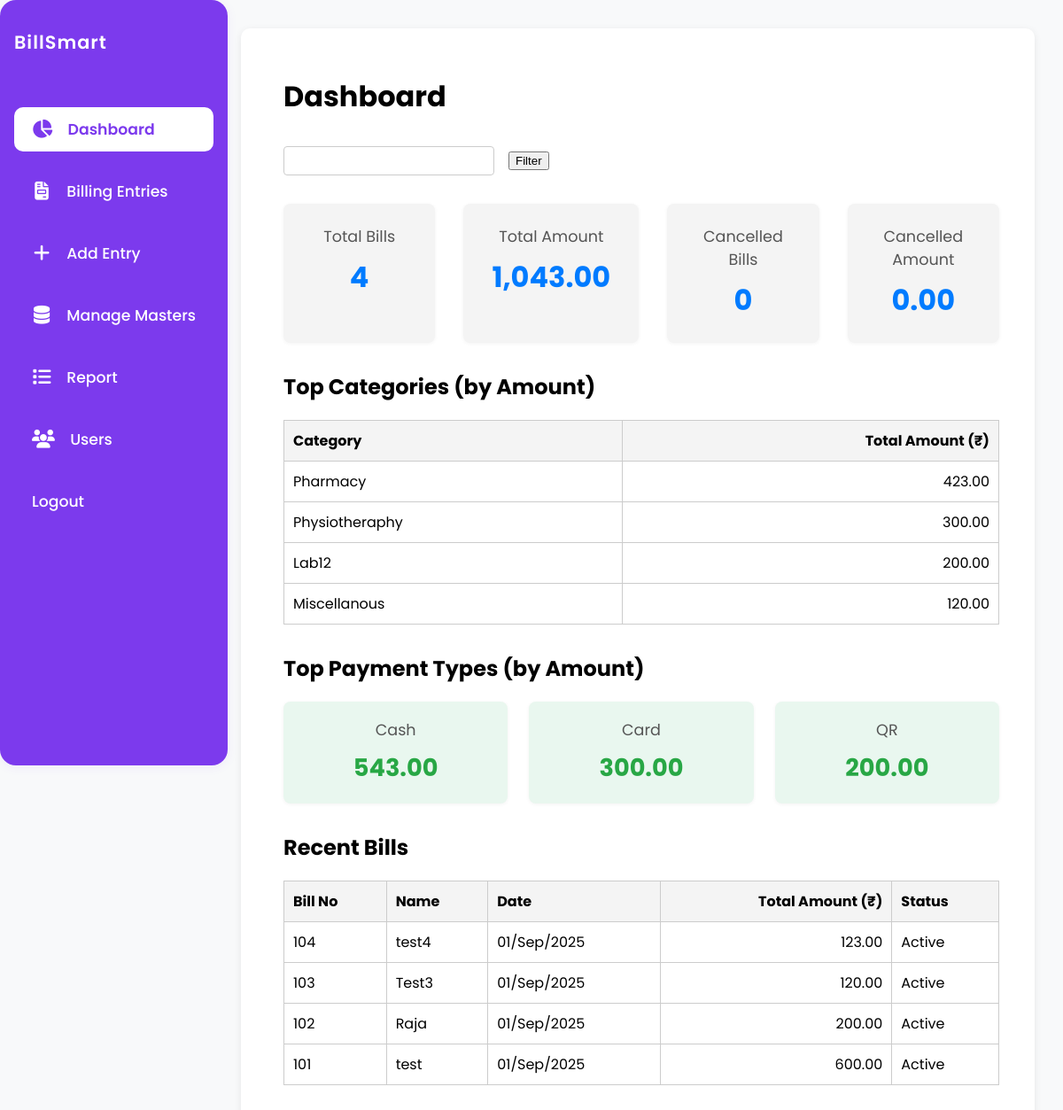
The page /dashboard (signed in) on the database its author committed.
### app.py (models this page shows)
class Category(db.Model):
    id = db.Column(db.Integer, primary_key=True)
    name = db.Column(db.String(100), unique=True, nullable=False)

class HeaderEntry(db.Model):
    id = db.Column(db.Integer, primary_key=True)
    op_bill_no = db.Column(db.String(50), nullable=False)
    patient_name = db.Column(db.String(100), nullable=False)
    date = db.Column(db.Date, nullable=False)
    is_cancelled = db.Column(db.Boolean, default=False, nullable=False)
    created_at = db.Column(db.DateTime, default=lambda: datetime.now(IST), nullable=False)
    updated_at = db.Column(db.DateTime, default=lambda: datetime.now(IST), onupdate=lambda: datetime.now(IST), nullable=False)
    notes = db.Column(db.String(255), nullable=True)
    details = db.relationship('DetailsEntry', backref='header', lazy=True)

### app.py (the view)
@app.route('/dashboard')
@login_required
def dashboard():
    from datetime import datetime
    today_str = datetime.now().strftime('%Y-%m-%d')
    from_date = request.args.get('from_date', today_str)
    to_date = request.args.get('to_date', today_str)
    from_dt = datetime.strptime(from_date, '%Y-%m-%d').date()
    to_dt = datetime.strptime(to_date, '%Y-%m-%d').date()
    headers_query = HeaderEntry.query.filter(HeaderEntry.date >= from_dt, HeaderEntry.date <= to_dt)
    total_bills = headers_query.count()
    total_amount = db.session.query(db.func.sum(DetailsEntry.amount)).join(HeaderEntry).filter(HeaderEntry.date >= from_dt, HeaderEntry.date <= to_dt, HeaderEntry.is_cancelled == False).scalar() or 0.0
    cancelled_bills = headers_query.filter(HeaderEntry.is_cancelled == True).count()
    cancelled_amount = db.session.query(db.func.sum(DetailsEntry.amount)).join(HeaderEntry).filter(HeaderEntry.date >= from_dt, HeaderEntry.date <= to_dt, HeaderEntry.is_cancelled == True).scalar() or 0.0
    top_cat_query = db.session.query(Category.name, db.func.sum(DetailsEntry.amount))\
        .join(DetailsEntry, DetailsEntry.category_id == Category.id)\
        .join(HeaderEntry, DetailsEntry.header_id == HeaderEntry.id)\
        .filter(HeaderEntry.date >= from_dt, HeaderEntry.date <= to_dt, HeaderEntry.is_cancelled == False)\
        .group_by(Category.name)\
        .order_by(db.func.sum(DetailsEntry.amount).desc())\
        .limit(5).all()
    top_categories = [(cat, amt or 0.0) for cat, amt in top_cat_query]
    top_pay_query = db.session.query(PaymentType.name, db.func.sum(DetailsEntry.amount))\
        .join(DetailsEntry, DetailsEntry.payment_type_id == PaymentType.id)\
        .join(HeaderEntry, DetailsEntry.header_id == HeaderEntry.id)\
        .filter(HeaderEntry.date >= from_dt, HeaderEntry.date <= to_dt, HeaderEntry.is_cancelled == False)\
        .group_by(PaymentType.name)\
        .order_by(db.func.sum(DetailsEntry.amount).desc())\
        .limit(5).all()
    top_payment_types = [(pt, amt or 0.0) for pt, amt in top_pay_query]
    recent_headers = headers_query.order_by(HeaderEntry.id.desc()).limit(10).all()
    recent_bills = []
    for header in recent_headers:
        total_amt = sum(d.amount for d in header.details)
        recent_bills.append({
            'op_bill_no': header.op_bill_no,
            'patient_name': header.patient_name,
            'date': header.date,
            'total_amount': total_amt,
            'is_cancelled': header.is_cancelled
        })
    return render_template('dashboard.html',
        total_bills=total_bills,
        total_amount=total_amount,
        cancelled_bills=cancelled_bills,
        cancelled_amount=cancelled_amount,
        top_categories=top_categories,
        top_payment_types=top_payment_types,
        recent_bills=recent_bills,
        from_date=from_date,
        to_date=to_date
    )

### app.py (called while the page is built, shortened)
def login_required(f):
    @wraps(f)
    def decorated_function(*args, **kwargs):
        if 'user_id' not in session:
            return redirect(url_for('login'))
        return f(*args, **kwargs)
    return decorated_function

@app.context_processor
def inject_usertype():
    return dict(session=session)

@app.before_request
def daily_backup():
    if not os.path.exists(BACKUP_DIR):
        os.makedirs(BACKUP_DIR)
    today = datetime.now().strftime('%Y-%m-%d')
    last_backup = None
    if os.path.exists(LAST_BACKUP_FILE):
        with open(LAST_BACKUP_FILE, 'r') as f:
            last_backup = f.read().strip()

### templates/dashboard.html (shortened to what this page needs)
<!DOCTYPE html>
<html lang="en">
<head>
    {% macro inr(value) %}{{ '{:,.2f}'.format(value) }}{% endmacro %}
</head>
<body>
    <div class="container" style="max-width:100vw; padding:32px 40px 32px 48px;">
        {% include '_navbar.html' %}
        <h1>Dashboard</h1>
        <link rel="stylesheet" href="https://cdn.jsdelivr.net/npm/daterangepicker/daterangepicker.css" />
        <form method="get" action="{{ url_for('dashboard') }}" id="dashboard-filter-form" style="margin-bottom:2em; display:flex; gap:1em; align-items:center;">
            <input type="text" id="date-range" style="padding:8px; border-radius:4px; border:1px solid #ccc; min-width:220px;" readonly />
            <button type="submit">Filter</button>
        </form>
        <div class="summary-boxes">
            <div class="summary-box">
                <div class="summary-title">Total Bills</div>
                <div class="summary-value">{{ total_bills }}</div>
            </div>
            <div class="summary-box">
                <div class="summary-title">Total Amount</div>
                <div class="summary-value">{{ inr(total_amount) }}</div>
            </div>
            <div class="summary-box">
                <div class="summary-title">Cancelled Bills</div>
                <div class="summary-value">{{ cancelled_bills }}</div>
            </div>
            <div class="summary-box">
                <div class="summary-title">Cancelled Amount</div>
                <div class="summary-value">{{ inr(cancelled_amount) }}</div>
            </div>
        </div>
        <div class="section">
            <h2>Top Categories (by Amount)</h2>
            <table>
                <tr>
                    <th>Category</th>
                    <th style="text-align:right;">Total Amount (₹)</th>
                </tr>
                {% for cat, amt in top_categories %}
                <tr>
                    <td>{{ cat }}</td>
                    <td style="text-align:right;">{{ inr(amt) }}</td>
                </tr>
                {% endfor %}
            </table>
        </div>
        <div class="section">
            <h2>Top Payment Types (by Amount)</h2>
            <div style="display: flex; gap: 1.5em; flex-wrap: wrap;">
                {% for pt, amt in top_payment_types %}
                <div style="background: #e9f7ef; border-radius: 8px; box-shadow: 0 1px 4px rgba(0,0,0,0.05); padding: 1.2em 2em; min-width: 180px; text-align: center; flex: 1;">
                    <div style="font-size: 1.1em; color: #555; margin-bottom: 0.5em;">{{ pt }}</div>
                    <div style="font-size: 1.7em; font-weight: bold; color: #28a745;">{{ inr(amt) }}</div>
                </div>
                {% endfor %}
            </div>
        </div>
        <div class="section">
            <h2>Recent Bills</h2>
            <table>
                <tr>
                    <th>Bill No</th>
                    <th>Name</th>
                    <th>Date</th>
                    <th style="text-align:right;">Total Amount (₹)</th>
                    <th>Status</th>
                </tr>
                {% for bill in recent_bills %}
                <tr>
                    <td>{{ bill.op_bill_no }}</td>
                    <td>{{ bill.patient_name }}</td>
                    <td>{{ bill.date.strftime('%d/%b/%Y') }}</td>
                    <td style="text-align:right;">{{ inr(bill.total_amount) }}</td>
                    <td>{% if bill.is_cancelled %}<span style="color:red;">Cancelled</span>{% else %}Active{% endif %}</td>
                </tr>
                {% endfor %}
            </table>
        </div>
    </div>
</body>
</html>

### templates/dashboard.html (style rules this page uses)
body { font-family: Arial, sans-serif; margin: 2em; background: #f8f9fa; }
.container { max-width: 900px; margin: 0 auto; background: #fff; padding: 2em 2.5em; border-radius: 10px; box-shadow: 0 2px 8px rgba(0,0,0,0.08); }
h1 { margin-bottom: 1em; }
.summary-boxes { display: flex; gap: 2em; margin-bottom: 2em; }
.summary-box { background: #f4f4f4; border-radius: 8px; padding: 1.5em 2em; flex: 1; text-align: center; box-shadow: 0 1px 4px rgba(0,0,0,0.05); }
.summary-title { font-size: 1.1em; color: #555; margin-bottom: 0.5em; }
.summary-value { font-size: 2em; font-weight: bold; color: #007bff; }
.section { margin-bottom: 2em; }
table { border-collapse: collapse; width: 100%; background: #fff; }
th, td { border: 1px solid #ccc; padding: 10px; text-align: left; }
th { background: #f4f4f4; }

### templates/_navbar.html (style rules this page uses)
body { font-family: 'Poppins', Arial, sans-serif; }
.container { margin-left: 240px !important; max-width: 900px; }

### rows shown on the page
Category: name "Pharmacy", value "423.00"
Category: name "Physiotheraphy", value "300.00"
Category: name "Lab12", value "200.00"
Category: name "Miscellanous", value "120.00"
HeaderEntry: op_bill_no "104", patient_name "test4", date "01/Sep/2025", value "123.00"
HeaderEntry: op_bill_no "103", patient_name "Test3", date "01/Sep/2025", value "120.00"
HeaderEntry: op_bill_no "102", patient_name "Raja", date "01/Sep/2025", value "200.00"
HeaderEntry: op_bill_no "101", patient_name "test", date "01/Sep/2025", value "600.00"

### other values the page prints
{{ total_bills }} "4"
{{ '{:,.2f}'.format(value) }} "1,043.00 0.00" "543.00" "300.00" "200.00"
{{ cancelled_bills }} "0"
{{ pt }} "Cash" "Card" "QR"
